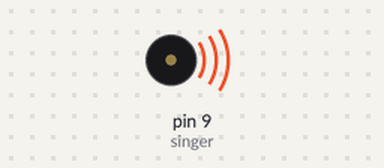
Bench run of a sketch on a simulated Arduino Uno, built with avr-gcc and run on an emulated ATmega328P. On the bench: buzzer (waves = sounding). What the sketch prints to the serial monitor is not drawn.

Above: at 1.0 s.
Timing chart, 0 to 26.9 s (numbered marks = the images above):
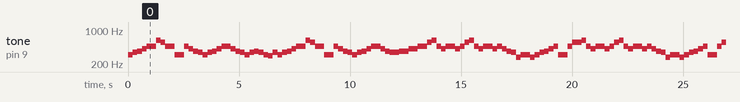

The sketch:

BadApple.ino
```cpp
int singer = 9;
enum TONE
{
    C,
    UC,
    D,
    UD,
    E,
    F,
    UF,
    G,
    UG,
    A,
    UA,
    B
};

void setup()
{
    Serial.begin(1200);
    pinMode(singer, OUTPUT);
}

int ToneX(enum TONE main, int SoundIN, bool up) //主调映射函数
{
    int Sound2Tone;
    int Sound2Height;
    int SoundOUT;
    if (SoundIN >= 0)
    {
        Sound2Tone = SoundIN % 10;
        Sound2Height = SoundIN / 10;
    }
    else
    {
        Sound2Tone = (-SoundIN) % 10;
        Sound2Height = -(((-SoundIN) / 10) + 1);
        // Serial.println(Sound2Tone);
        // Serial.println(Sound2Height);
    }
    if (Sound2Tone == 1)
        Sound2Tone = 0;
    else if (Sound2Tone == 2)
        Sound2Tone = 2;
    else if (Sound2Tone == 3)
        Sound2Tone = 4;
    else if (Sound2Tone == 4)
        Sound2Tone = 5;
    else if (Sound2Tone == 5)
        Sound2Tone = 7;
    else if (Sound2Tone == 6)
        Sound2Tone = 9;
    else if (Sound2Tone == 7)
        Sound2Tone = 11;
    SoundOUT = main - A + up + Sound2Tone + Sound2Height * 12;
    // Serial.println(SoundOUT);
    return int(pow(2, SoundOUT / 12.0) * 440.0 + 0.5); //这里加0.5实现四舍五入
}

void Sing(enum TONE Main, float Song[], int length, int beat)
{
    int sing;
    bool up;
    for (int i = 0; i < length; i++)
    {
        if (Song[i] != 0)
        {
            if (int(Song[i] * 2) % 2)
                up = true;
            else
                up = false;
            sing = Song[i];
            Serial.println(ToneX(Main, sing, up));
            tone(singer, ToneX(Main, sing, up));
        }
        else
            noTone(singer);
        delay(beat);
    }
}

void loop()
{
    // int Song[] =
    //     {1, 2, 3, 4, 5, 6, 7};

    float Song[] = {
        -6, -7, 1, 2, 3, 3, 6, 5,
        3, 3, -6, -6, 3, 2, 1, -7,
        -6, -7, 1, 2, 3, 3, 2, 1,
        -7, -6, -7, 1, -7, -6, -5.5, -7,

        -6, -7, 1, 2, 3, 3, 6, 5,
        3, 3, -6, -6, 3, 2, 1, -7,
        -6, -7, 1, 2, 3, 3, 2, 1,
        -7, -7, 1, 1, 2, 2, 3, 3,

        5, 6, 3, 2, 3, 3, 2, 3,
        5, 6, 3, 2, 3, 3, 2, 3,
        2, 1, -7, -5, -6, -6, -5, -6,
        -7, 1, 2, 3, -6, -6, 3, 5,

        5, 6, 3, 2, 3, 3, 2, 3,
        5, 6, 3, 2, 3, 3, 2, 3,
        2, 1, -7, -5, -6, -6, -5, -6,
        -7, 1, 2, 3, -6, -6, 3, 5,

        5, 6, 3, 2, 3, 3, 2, 3,
        5, 6, 3, 2, 3, 3, 2, 3,
        2, 1, -7, -5, -6, -6, -5, -6,
        -7, 1, 2, 3, -6, -6, 3, 5,

        5, 6, 3, 2, 3, 3, 2, 3,
        5, 6, 3, 2, 3, 3, 6, 7,
        11, 7, 6, 5, 3, 3, 2, 3,
        2, 1, -7, -5, -6, -6, 3, 5};

    int length = sizeof(Song) / sizeof(Song[0]);
    // Serial.println(length);

    Sing(UF, Song, length, 210);
    noTone(singer);
    delay(1000);
}
```

Measured:
- by itself, tone on pin 9 (singer): plays 311 Hz for 0.21 s, 349 Hz for 0.21 s, 370 Hz for 0.21 s, 415 Hz for 0.21 s, 466 Hz for 0.42 s, 622 Hz for 0.21 s … (506 notes in this stretch)
